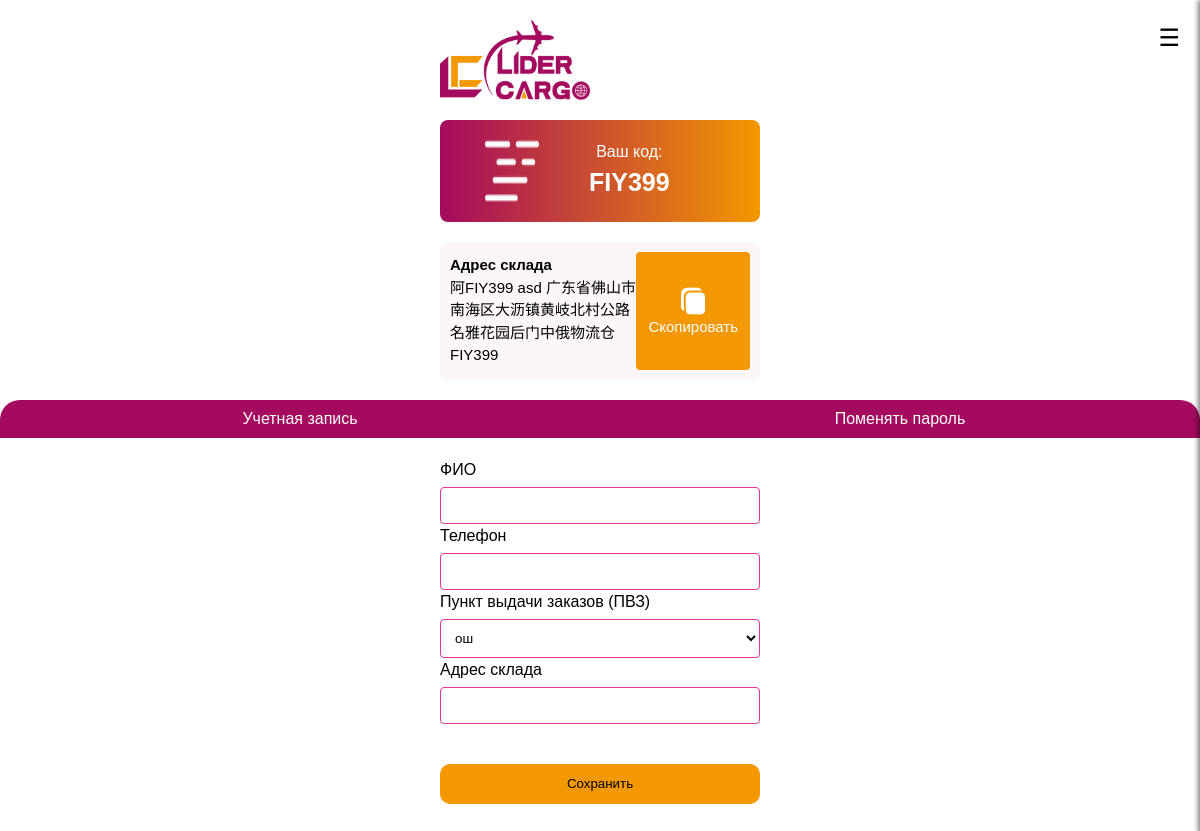
/cargopart/ (signed in), run on an earlier commit of the app's database.
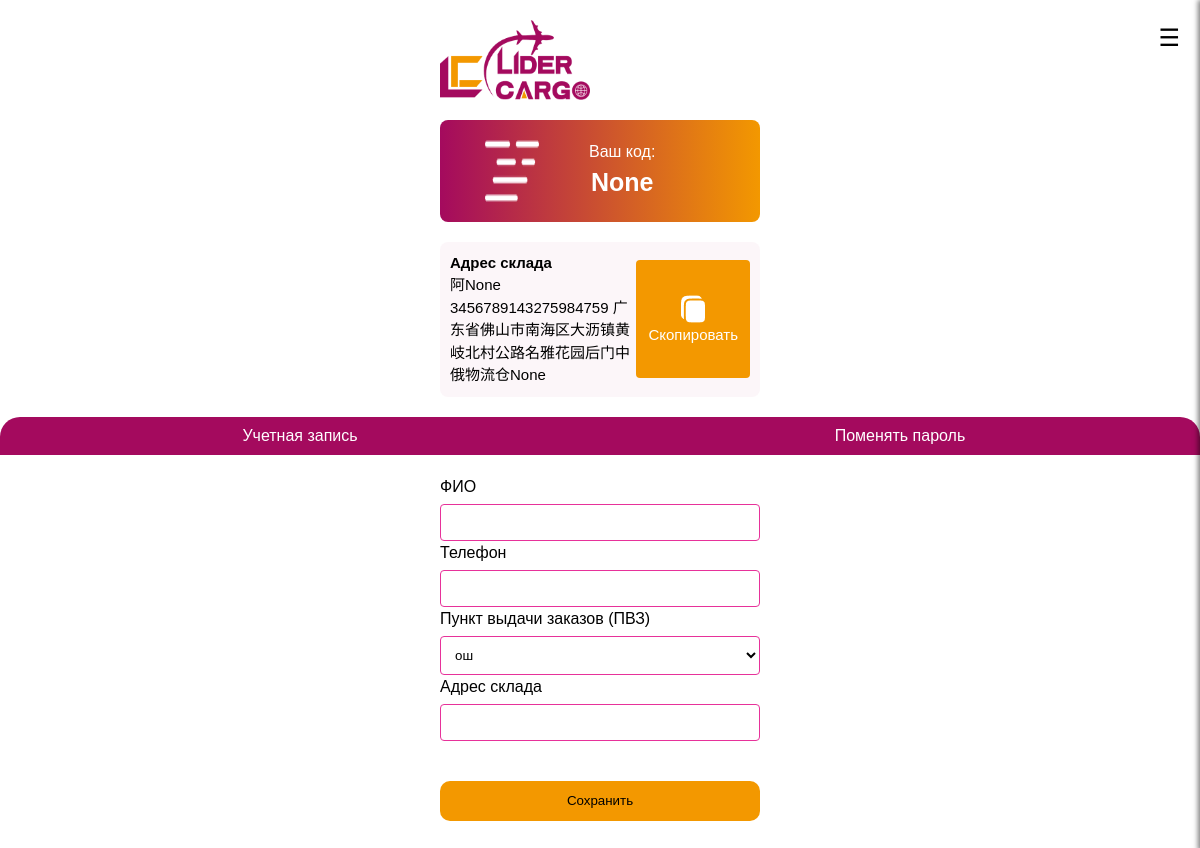
And on a later commit of the database.
### app/web_app/models.py (models this page shows, shortened)
class User(AbstractUser):
    chat_id = models.BigIntegerField(null=True, blank=True, verbose_name="Chat ID")
    id_user = models.CharField(
        max_length=10,
        unique=True,
        blank=True,
        null=True,
        verbose_name='Айди'
    )
    code = models.CharField(
        max_length=10,
        unique=True,
        blank=True,
        null=True,
        verbose_name="Код"
    )
    full_name = models.CharField(max_length=255, verbose_name="ФИО")
    phone_number = models.CharField(max_length=20, unique=True, verbose_name="Номер телефона")
    pickup_point = models.ForeignKey(
        Pvz,
        on_delete=models.CASCADE,
        verbose_name="ПВЗ",
        null=True,
        blank=True,
        related_name='users'
    )
    address = models.TextField(verbose_name="Адрес")
    warehouse_address = models.TextField(verbose_name="Адрес склада", blank=True, null=True)
    REQUIRED_FIELDS = []
    class Meta:
        verbose_name = "Пользователь"
        verbose_name_plural = "Пользователи"

class Settings(models.Model):
    logo = models.ImageField(upload_to='image/', verbose_name="Логотип")
    address = models.CharField(max_length=100, verbose_name="Адрес")
    phone = models.CharField(max_length=50, verbose_name="Номер телефона", help_text="Тут нужен рабочий номер склада в Китае")
    price = models.FloatField(verbose_name='Цена за кг')  # Цена за кг
    ista = models.URLField(verbose_name='Инстаграмм', blank=True, null=True)
    watapp = models.URLField(verbose_name='Ватсап', blank=True, null=True)
    class Meta:
        verbose_name = "Основная настройка"
        verbose_name_plural = "Основные настройки"

### app/web_app/views.py (the view, shortened to what this page needs)
# urls.py: path("cargopart/", cargopart, name='cargopart'),
@login_required(login_url='/')
def cargopart(request):
    user = request.user
    settings = Settings.objects.first()
    user_data = {
        "full_name": user.full_name,
        "phone_number": user.phone_number,
        "pickup_point": user.pickup_point.id if user.pickup_point else None,
        "warehouse_address": user.warehouse_address or "",
        "pvz_list": Pvz.objects.all(),
        "id_user": user.id_user,
    }
    return render(request, "Cargopart.html", {
        "user_data": user_data,
        "user": user,
        "settings": settings,
    })

### templates/Cargopart.html (shortened to what this page needs)
{% load static %}
<!DOCTYPE html>
<html lang="en">
<head>
    <link rel="stylesheet" href="https://cdnjs.cloudflare.com/ajax/libs/font-awesome/6.0.0-beta3/css/all.min.css">
</head>
<body>
    <div class="container">
        <div class="header">
            <img class="logo" src="{% static './assets//images/CargosLogo.png' %}" alt="">
            <div class="menu-button" onclick="toggleMenu()">☰</div>
        </div>
        <div class="code-box">
            <img src="{% static './assets/images/Vector.png' %}" alt="">
            <div class="blockbox">
                <p>Ваш код: </p>
                <strong>{{ user_data.id_user }}</strong>
            </div>
        </div>
        <div class="address-container">
            <address>
                <h1 class="address-h1">Адрес склада</h1>
                <p id="warehouse-address">
                    阿{{ user_data.id_user }}
                    {{ settings.phone }}
                    广东省佛山市南海区大沥镇黄岐北村公路名雅花园后门中俄物流仓{{ user_data.id_user }}
                </p>
            </address>
            <button onclick="copyToClipboard()">
                <img src="{% static './assets/images/save.png' %}" alt="">Скопировать
            </button>
        </div>
        <div class="tabs">
            <button id="tab-account" class="active" onclick="switchTab('account')">Учетная запись</button>
            <button id="tab-password" onclick="switchTab('password')">Поменять пароль</button>
        </div>
        <div class="input-group" id="account-section">
            <form method="POST">
                <label for="name">ФИО</label>
                <input type="text" id="name" name="full_name" value="{{ user_data.full_name }}" required>
                <label for="phone">Телефон</label>
                <input type="text" id="phone" name="phone_number" value="{{ user_data.phone_number }}" required>
                <label for="pickup_point">Пункт выдачи заказов (ПВЗ)</label>
                <select id="pickup_point" name="pickup_point">
                    {% for pvz in user_data.pvz_list %}
                    {% if pvz.id == user_data.pickup_point|add:"0" %}
                    <option value="{{ pvz.id }}" selected>{{ pvz.city }}</option>
                    {% else %}
                    <option value="{{ pvz.id }}">{{ pvz.city }}</option>
                    {% endif %}
                    {% endfor %}
                </select>
                <label for="warehouse">Адрес склада</label>
                <input type="text" id="warehouse" name="warehouse_address" value="{{ user_data.warehouse_address }}">
                <button type="submit" class="btn-save">Сохранить</button>
            </form>
        </div>
    </div>
</body>
</html>

What changed in the data, as far as the page shows it:
no longer on this page (row edited): User: id_user "FIY399"
changed Settings: phone "asd" → "3456789143275984759"
Also different on the page:
{{ user_data.id_user }}: (not shown) → "None"
